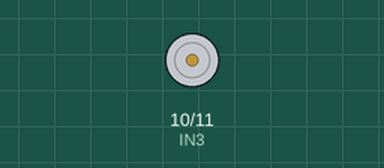
Bench run of a sketch on a simulated Arduino Uno, built with avr-gcc and run on an emulated ATmega328P. Shown: motor-driver pin pairs drawn as motors (green arrow = first pin HIGH = forward, orange = second pin HIGH = backward, longer = more drive, scaled by the enable pin). What the sketch prints to the serial monitor is not drawn.

Above: at 0.1 s.
At 2.1 s:
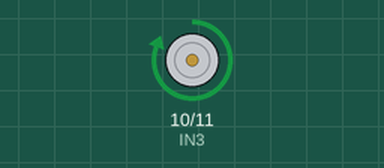
Timing chart, 0 to 3.6 s (numbered marks = the images above):
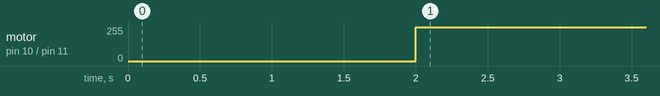

The sketch:

dosing_pump_test.ino
```cpp
// Motor B (Dosing Pump) - L298N
#define ENB 12    // PWM-enabled pin
#define IN3 10
#define IN4 11


void setup() {
  // Setup motor control pins
  pinMode(ENB, OUTPUT);
  pinMode(IN3, OUTPUT);
  pinMode(IN4, OUTPUT);
  Serial.begin(9600);
  delay(2000);  // Wait before starting
}

void loop() {
  // Run pump forward
  Serial.println("Dosing pump ON...");
  digitalWrite(IN3, HIGH);
  digitalWrite(IN4, LOW);
  analogWrite(ENB, 180);  // speed from 0–255
  // Stop pump
  //Serial.println("Dosing pump OFF...");
  //analogWrite(ENB, 0);     // Stop motor

  //digitalWrite(IN3, LOW);
  //digitalWrite(IN4, LOW);
  //digitalWrite(IN1, LOW);
  //digitalWrite(IN2, LOW);
  //analogWrite(ENA, 255);
  //delay(2000);  // Wait for 5 seconds before next cycle"
}
```

Measured:
- by itself, motor on pin 10 (IN3) / pin 11 (IN4): stopped → forward 255/255 at 2.0 s
